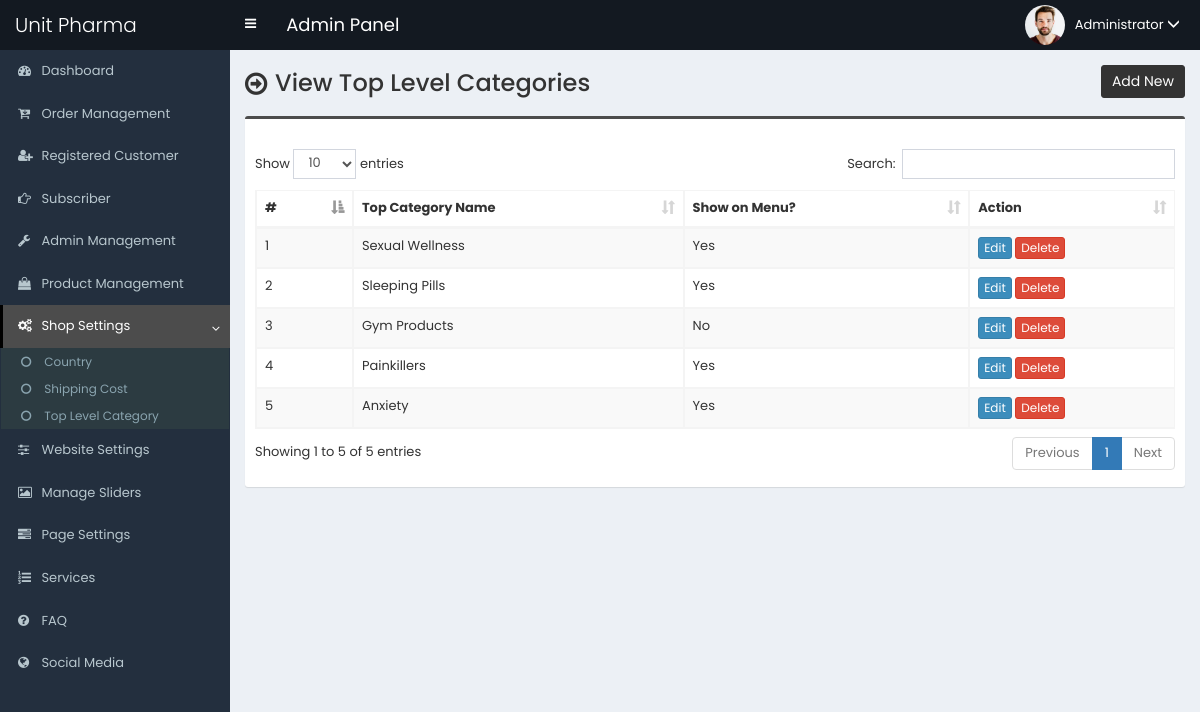
Page /admin/top-category.php (signed in) on the committed database.
### tables this page shows
CREATE TABLE `tbl_top_category` (
  `tcat_id` int(11) NOT NULL,
  `tcat_name` varchar(255) NOT NULL,
  `show_on_menu` int(1) NOT NULL
);

### admin/top-category.php (the view, shortened to what this page needs)
<?php require_once('header.php');
?>
<section class="content-header">
    <div class="content-header-left">
        <h1>View Top Level Categories</h1>
    </div>
    <div class="content-header-right">
        <a href="top-category-add.php" class="btn btn-primary btn-sm">Add New</a>
    </div>
</section>
<section class="content">
    <div class="row">
        <div class="col-md-12">
            <div class="box box-info">
                <div class="box-body table-responsive">
                    <table id="example1" class="table table-bordered table-hover table-striped">
                        <thead>
                            <tr>
                                <th>#</th>
                                <th>Top Category Name</th>
                                <th>Show on Menu?</th>
                                <th>Action</th>
                            </tr>
                        </thead>
                        <tbody>
                            <?php
            	$i=0;
            	$statement = $pdo->prepare("SELECT * FROM tbl_top_category ORDER BY tcat_id DESC");
            	$statement->execute();
            	$result = $statement->fetchAll(PDO::FETCH_ASSOC);
            	foreach ($result as $row) {
            		$i++;
            		?>
                            <tr>
                                <td><?php echo $i; ?></td>
                                <td><?php echo $row['tcat_name']; ?></td>
                                <td>
                                    <?php
                                if($row['show_on_menu'] == 1) {
                                    echo 'Yes';
                                } else {
                                    echo 'No';
                                }
                            ?>
                                </td>
                                <td>
                                    <a href="top-category-edit.php?id=<?php echo $row['tcat_id']; ?>"
                                        class="btn btn-primary btn-xs">Edit</a>
                                    <a href="#" class="btn btn-danger btn-xs"
                                        data-href="top-category-delete.php?id=<?php echo $row['tcat_id']; ?>"
                                        data-toggle="modal" data-target="#confirm-delete">Delete</a>
                                </td>
                            </tr>
                            <?php
            	}
            	?>
                        </tbody>
                    </table>
                </div>
            </div>
</section>
<?php require_once('footer.php'); ?>

### admin/style.css (style rules this page uses)
body { font-size: 13px; font-family: "Poppins", sans-serif; }
.content-header > h1, .content-header .content-header-left h1 { font-family: "Poppins", sans-serif; }
.box-info { padding-top: 20px; }
.content-header { overflow: hidden; }
.content-header .content-header-left { float: left; padding-top: 5px; }
.content-header .content-header-right { float: right; }
.content-header .content-header-left h1 { margin-top: 0; margin-bottom: 0; padding-left: 30px; padding-bottom: 5px; font-size: 24px; position: relative; }
.content-header .content-header-left h1:before { position: absolute; top: 0; left: 0; font-family: "FontAwesome", sans-serif; font-size: 26px; content: "\f18e"; }
.content-header .content-header-right a { position: relative; font-size: 14px; }
.box.box-info { border-top-color: #4c4c4c; }
.content-header .content-header-right a { background-color: #333333; border-color: #333333; }

### rows in the picture
tbl_top_category: tcat_name "Sexual Wellness", show_on_menu "Yes"
tbl_top_category: tcat_name "Sleeping Pills", show_on_menu "Yes"
tbl_top_category: tcat_name "Gym Products", show_on_menu "No"
tbl_top_category: tcat_name "Painkillers", show_on_menu "Yes"
tbl_top_category: tcat_name "Anxiety", show_on_menu "Yes"

### other values in the picture
$_SESSION['user']['full_name'] "Administrator"
